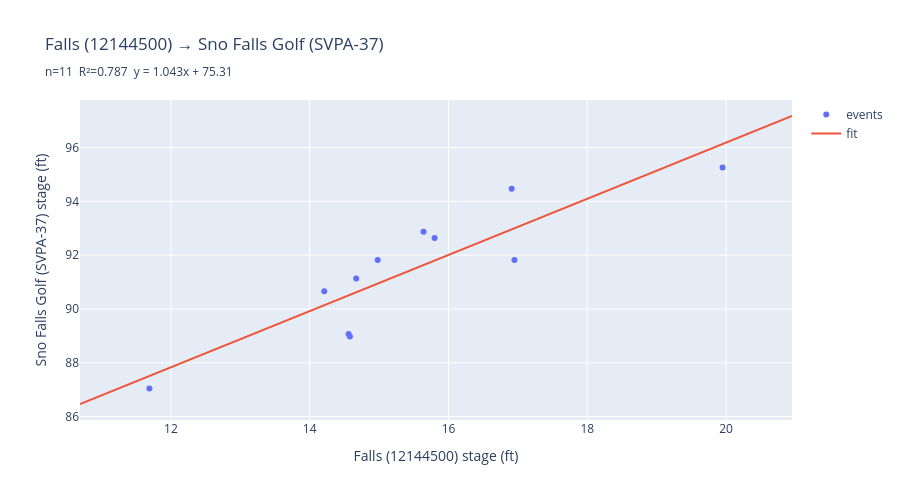
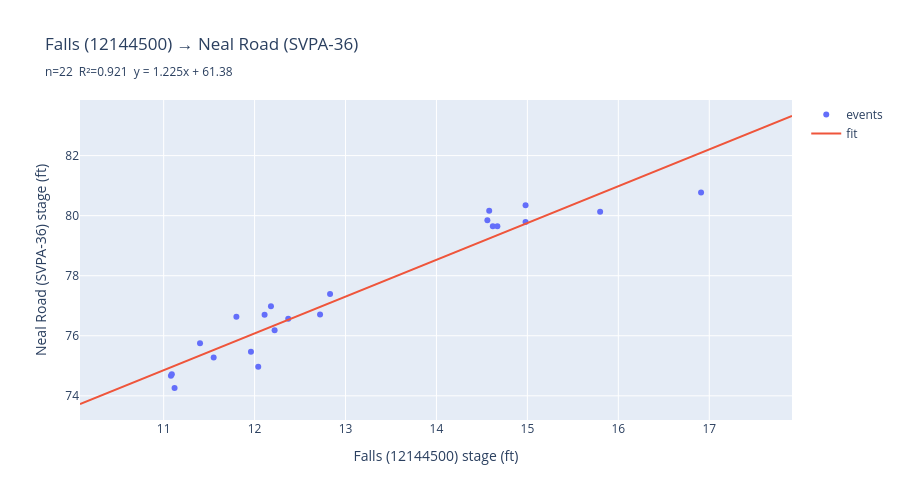
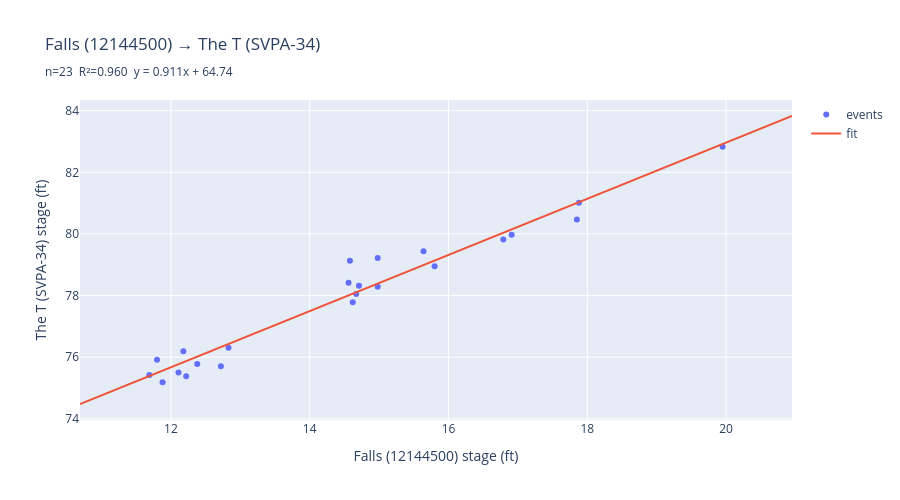
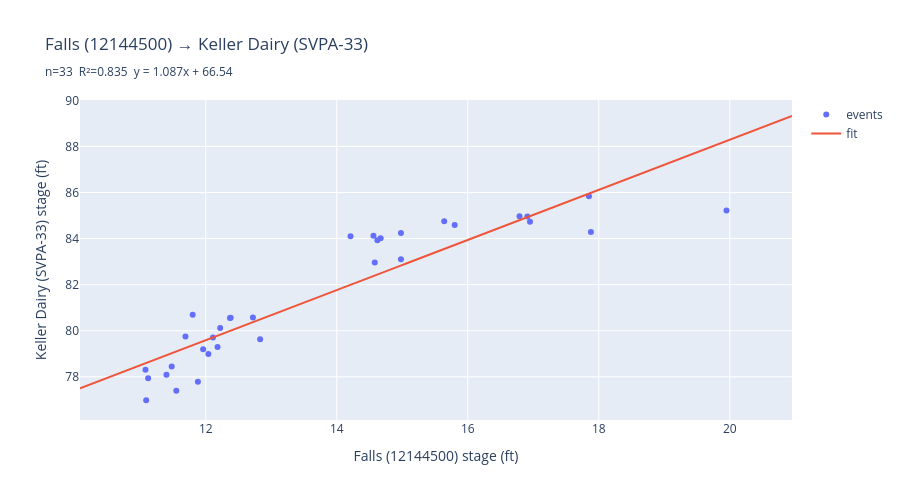

Notebook code cell kept with these figures, in order:
### Code cell
svpa_gauges = [loc["id"] for loc in locations
               if loc["source"] == "SVPA" and loc["id"] not in SKIP_GAUGES]

summary = []
for gid in svpa_gauges:
    pairs, predictor_id, direction = build_pairs(gid)
    if len(pairs) < 2:
        print(f"{gid}: only {len(pairs)} paired events — skipping plot")
        summary.append({"gauge": gid, "predictor": predictor_id,
                        "n": len(pairs), "r2": np.nan})
        continue
    regr, score = build_model(pairs)
    summary.append({"gauge": gid, "predictor": predictor_id,
                    "n": len(pairs), "r2": round(score, 3)})
    plot_model(regr, pairs, predictor_id, gid, score)

pd.DataFrame(summary)

### Figure 1 — Plotly figure (JSON) as saved in the notebook; plotly's stock layout.template omitted (floating-point values rounded to 4 significant figures; data arrays with more than 128 entries replaced by an {"elided": "..."} marker saying what was removed)
{"data": [{"hovertemplate": "Falls (12144500): %{x:.2f} ft<br>Sno Falls Golf (SVPA-37): %{y:.2f} ft<br>%{text}<extra></extra>", "mode": "markers", "name": "events", "text": ["2019-12-21", "2020-02-08", "2021-01-03", "2021-11-13", "2021-11-15", "2022-01-13", "2022-03-02", "2022-11-05", "2023-12-06", "2025-12-11", "2026-03-19"], "type": "scatter", "x": [14.21, 15.64, 11.69, 15.8, 14.67, 14.98, 16.91, 16.95, 14.56, 19.95, 14.58], "y": [90.66, 92.87, 87.04, 92.64, 91.13, 91.82, 94.47, 91.82, 89.07, 95.26, 88.98]}, {"hoverinfo": "skip", "mode": "lines", "name": "fit", "type": "scatter", "x": {"elided": "200 float values"}, "y": {"elided": "200 float values"}}], "layout": {"height": 500, "title": {"text": "Falls (12144500) → Sno Falls Golf (SVPA-37)<br><sub>n=11  R²=0.787  y = 1.043x + 75.31</sub>"}, "xaxis": {"title": {"text": "Falls (12144500) stage (ft)"}}, "yaxis": {"title": {"text": "Sno Falls Golf (SVPA-37) stage (ft)"}}}}

### Figure 2 — Plotly figure (JSON) as saved in the notebook; plotly's stock layout.template omitted (floating-point values rounded to 4 significant figures; data arrays with more than 128 entries replaced by an {"elided": "..."} marker saying what was removed)
{"data": [{"hovertemplate": "Falls (12144500): %{x:.2f} ft<br>Neal Road (SVPA-36): %{y:.2f} ft<br>%{text}<extra></extra>", "mode": "markers", "name": "events", "text": ["2021-10-29", "2021-11-13", "2021-11-15", "2021-11-28", "2022-01-08", "2022-01-13", "2022-01-21", "2022-03-02", "2022-06-10", "2022-10-31", "2022-12-25", "2023-12-06", "2023-12-11", "2024-01-29", "2025-02-24", "2025-11-02", "2025-11-15", "2025-12-16", "2025-12-18", "2026-03-09", "2026-03-12", "2026-03-19"], "type": "scatter", "x": [14.62, 15.8, 14.67, 12.72, 11.8, 14.98, 12.37, 16.91, 11.96, 12.04, 12.22, 14.56, 11.08, 11.12, 12.11, 12.83, 11.4, 12.18, 14.98, 11.09, 11.55, 14.58], "y": [79.65, 80.13, 79.65, 76.71, 76.63, 79.79, 76.57, 80.77, 75.47, 74.97, 76.18, 79.85, 74.67, 74.26, 76.7, 77.39, 75.75, 76.98, 80.35, 74.72, 75.28, 80.16]}, {"hoverinfo": "skip", "mode": "lines", "name": "fit", "type": "scatter", "x": {"elided": "200 float values"}, "y": {"elided": "200 float values"}}], "layout": {"height": 500, "title": {"text": "Falls (12144500) → Neal Road (SVPA-36)<br><sub>n=22  R²=0.921  y = 1.225x + 61.38</sub>"}, "xaxis": {"title": {"text": "Falls (12144500) stage (ft)"}}, "yaxis": {"title": {"text": "Neal Road (SVPA-36) stage (ft)"}}}}

### Figure 3 — Plotly figure (JSON) as saved in the notebook; plotly's stock layout.template omitted (floating-point values rounded to 4 significant figures; data arrays with more than 128 entries replaced by an {"elided": "..."} marker saying what was removed)
{"data": [{"hovertemplate": "Falls (12144500): %{x:.2f} ft<br>The T (SVPA-34): %{y:.2f} ft<br>%{text}<extra></extra>", "mode": "markers", "name": "events", "text": ["2019-10-23", "2020-01-08", "2020-01-24", "2020-02-02", "2020-02-08", "2021-01-03", "2021-02-23", "2021-10-29", "2021-11-13", "2021-11-15", "2021-11-28", "2022-01-08", "2022-01-13", "2022-03-02", "2022-12-25", "2023-12-06", "2025-02-24", "2025-11-02", "2025-12-10", "2025-12-11", "2025-12-16", "2025-12-18", "2026-03-19"], "type": "scatter", "x": [17.85, 14.71, 11.88, 16.79, 15.64, 11.69, 12.38, 14.62, 15.8, 14.67, 12.72, 11.8, 14.98, 16.91, 12.22, 14.56, 12.11, 12.83, 17.88, 19.95, 12.18, 14.98, 14.58], "y": [80.47, 78.32, 75.19, 79.82, 79.44, 75.42, 75.78, 77.78, 78.95, 78.05, 75.71, 75.92, 78.29, 79.97, 75.38, 78.42, 75.5, 76.31, 81.01, 82.83, 76.19, 79.22, 79.13]}, {"hoverinfo": "skip", "mode": "lines", "name": "fit", "type": "scatter", "x": {"elided": "200 float values"}, "y": {"elided": "200 float values"}}], "layout": {"height": 500, "title": {"text": "Falls (12144500) → The T (SVPA-34)<br><sub>n=23  R²=0.960  y = 0.911x + 64.74</sub>"}, "xaxis": {"title": {"text": "Falls (12144500) stage (ft)"}}, "yaxis": {"title": {"text": "The T (SVPA-34) stage (ft)"}}}}

### Figure 4 — Plotly figure (JSON) as saved in the notebook; plotly's stock layout.template omitted (floating-point values rounded to 4 significant figures; data arrays with more than 128 entries replaced by an {"elided": "..."} marker saying what was removed)
{"data": [{"hovertemplate": "Falls (12144500): %{x:.2f} ft<br>Keller Dairy (SVPA-33): %{y:.2f} ft<br>%{text}<extra></extra>", "mode": "markers", "name": "events", "text": ["2019-10-23", "2019-12-21", "2020-01-02", "2020-01-24", "2020-02-02", "2020-02-08", "2021-01-03", "2021-02-23", "2021-10-29", "2021-11-13", "2021-11-15", "2021-11-28", "2022-01-08", "2022-01-13", "2022-01-21", "2022-03-02", "2022-06-10", "2022-10-31", "2022-11-05", "2022-12-25", "2023-12-06", "2023-12-11", "2024-01-29", "2025-02-24", "2025-11-02", "2025-11-15", "2025-12-10", "2025-12-11", "2025-12-16", "2025-12-18", "2026-03-09", "2026-03-12", "2026-03-19"], "type": "scatter", "x": [17.85, 14.21, 11.48, 11.88, 16.79, 15.64, 11.69, 12.38, 14.62, 15.8, 14.67, 12.72, 11.8, 14.98, 12.37, 16.91, 11.96, 12.04, 16.95, 12.22, 14.56, 11.08, 11.12, 12.11, 12.83, 11.4, 17.88, 19.95, 12.18, 14.98, 11.09, 11.55, 14.58], "y": [85.84, 84.1, 78.45, 77.78, 84.97, 84.75, 79.75, 80.56, 83.93, 84.59, 84.01, 80.57, 80.69, 84.24, 80.55, 84.96, 79.19, 78.99, 84.73, 80.12, 84.12, 78.3, 77.93, 79.7, 79.63, 78.09, 84.28, 85.22, 79.29, 83.1, 76.98, 77.39, 82.96]}, {"hoverinfo": "skip", "mode": "lines", "name": "fit", "type": "scatter", "x": {"elided": "200 float values"}, "y": {"elided": "200 float values"}}], "layout": {"height": 500, "title": {"text": "Falls (12144500) → Keller Dairy (SVPA-33)<br><sub>n=33  R²=0.835  y = 1.087x + 66.54</sub>"}, "xaxis": {"title": {"text": "Falls (12144500) stage (ft)"}}, "yaxis": {"title": {"text": "Keller Dairy (SVPA-33) stage (ft)"}}}}
